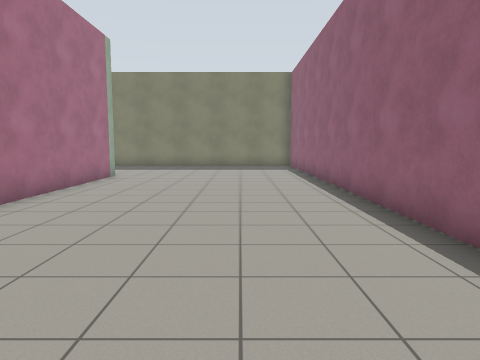
[1] (above)

17 first-person views from a walk through a robot-simulator world made for Gazebo. The camera is 1.2 m above the floor, tilts 6° down and sees 70° across. The floor is counted in squares, 1 m on a side. Each view is taken from the middle of a square. On the plan, view 1 faces up. The plan holds only what a view shows up to about 14 squares ahead; the rest is blank. The place goes on beyond the plan. Robots are left out. Surface patterns are stand-ins for the level's own textures.

[2]
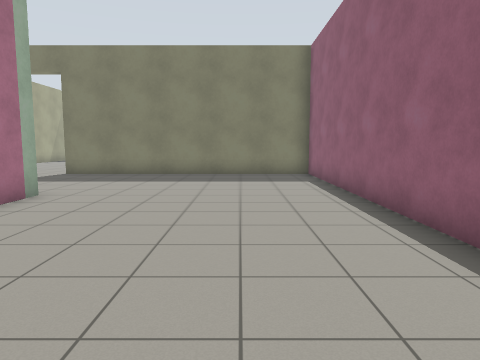

[3]
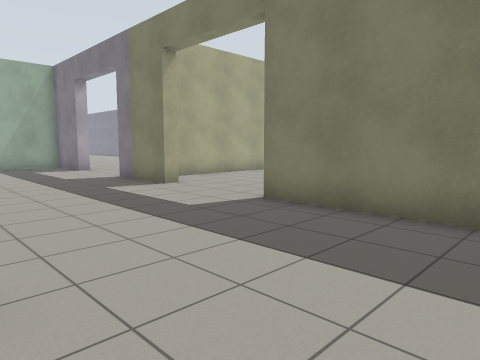

[4]
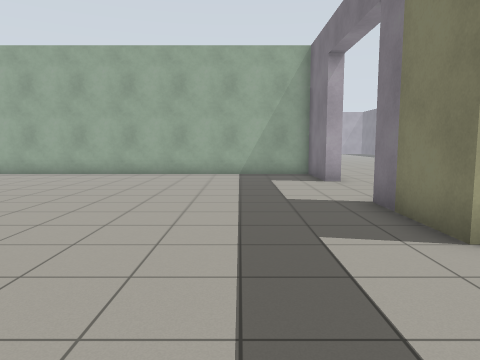

[5]
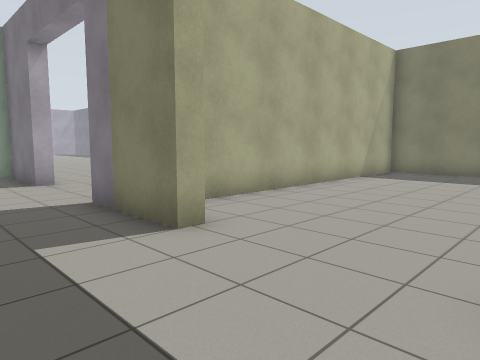

[6]
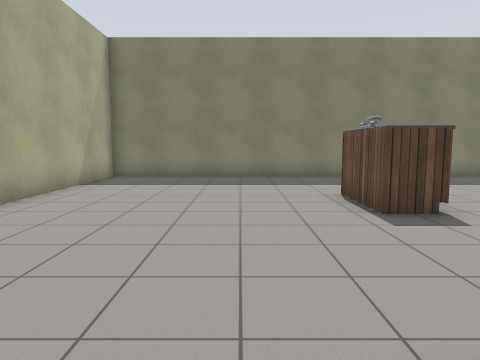

[7]
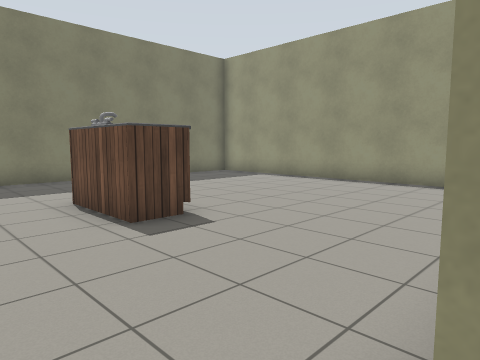

[8]
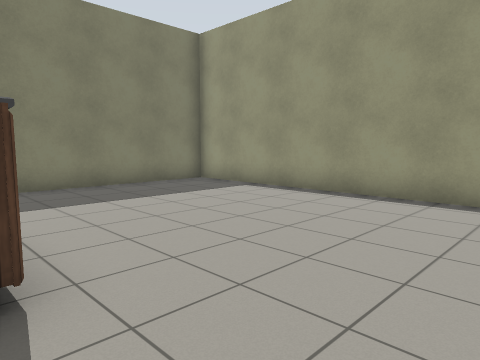

[9]
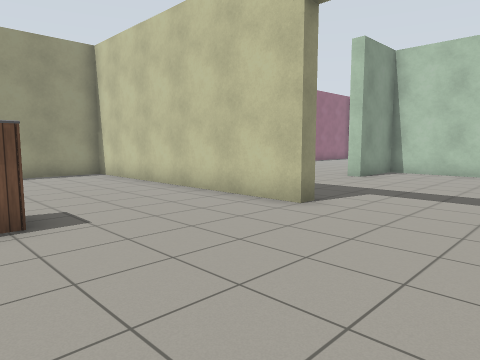

[10]
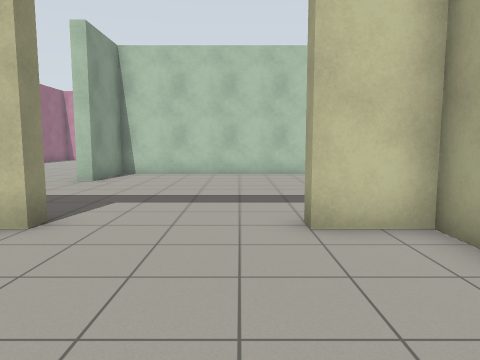

[11]
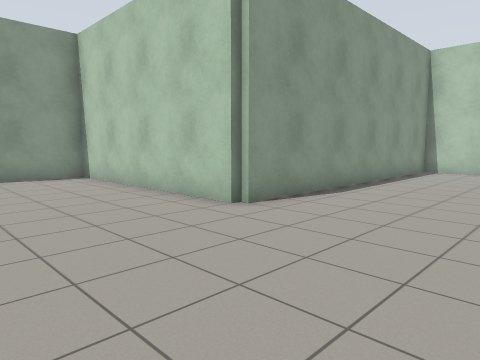

[12]
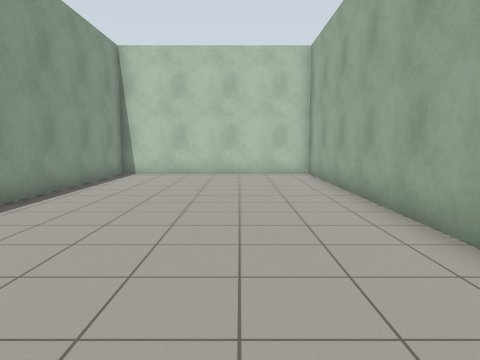

[13]
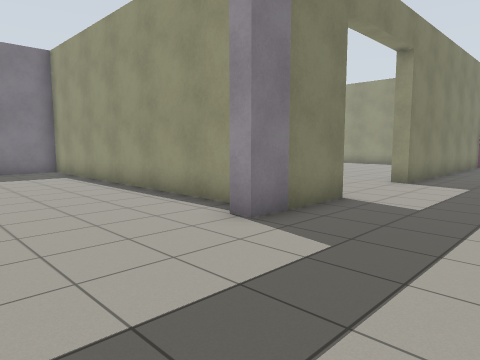

[14]
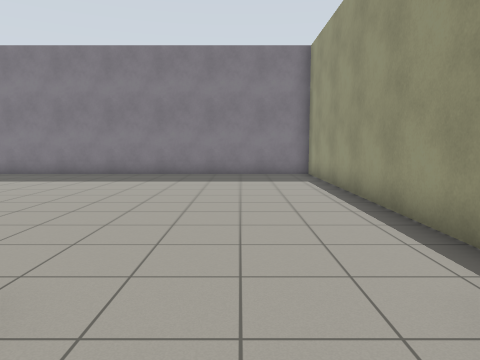

[15]
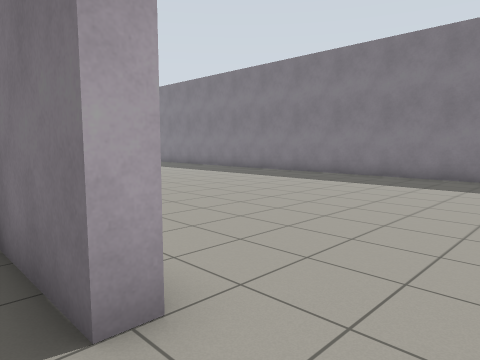

[16]
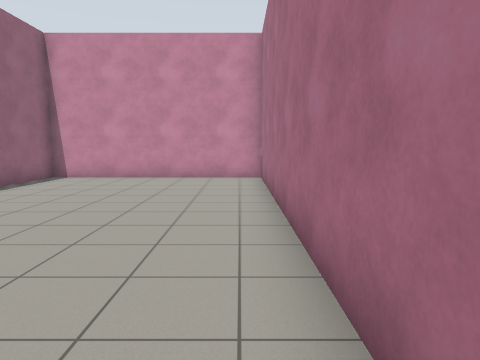

[17]
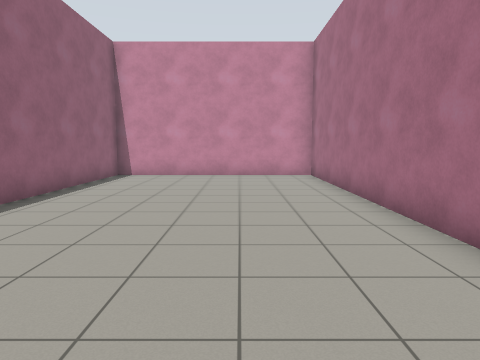

### Floor plan
Points are (right, up) in squares from view 1. A wall is a line through its corners. A room is listed if a view was taken in it or the views show most of it. See-through windows are left out.
Room 1 (views 1, 2, 3, 4, 5, 6, 7, 11, 12, 13, 14, 15, 16, 17)
walls: (-13.1, 10.2) (-5.3, 10.2) (-5.3, 13) (-4.7, 13) (-4.8, -1.2) (2.7, -1.2) (2.8, 18.8) (-7, 18.8) (-7, 19.2) (-5.5, 19.2); (-11, 19.2) (-11, 18.8) (-14, 18.8) (-14, 19.2); (-13.2, 20) (-13.2, 30.7) (-25.5, 30.7); (-18, 19.4) (-18, 18.8) (-20.7, 18.8) (-20.8, -0.8) (-13.3, -0.8) (-13.3, 10)
ways out: opening at (-8, 19.8) to room 2
Room 2 (views 8, 9, 10)
walls: (-5.5, 19.2) (2.8, 19.2) (2.8, 30.7) (-12.7, 30.7) (-12.7, 19.2) (-11, 19.2)
ways out: opening at (-8, 19.8) to room 1
objects: other object (-5, 24) to (-5, 26)

Where each view was taken, in squares from view 1:
view 1: 0 up, 0 right, facing up
view 2: 5 up, 0 right, facing up
view 3: 13 up, 2 left, facing up-left
view 4: 16 up, 7 left, facing left
view 5: 16 up, 7 left, facing up-left
view 6: 18 up, 8 left, facing up
view 7: 19 up, 8 left, facing up-right
view 8: 21 up, 5 left, facing up-right
view 9: 25 up, 11 left, facing down-right
view 10: 24 up, 10 left, facing down
view 11: 15 up, 18 left, facing down-right
view 12: 13 up, 18 left, facing down
view 13: 15 up, 18 left, facing up-right
view 14: 17 up, 16 left, facing up
view 15: 18 up, 16 left, facing up-left
view 16: 11 up, 4 left, facing down
view 17: 12 up, 2 left, facing down
